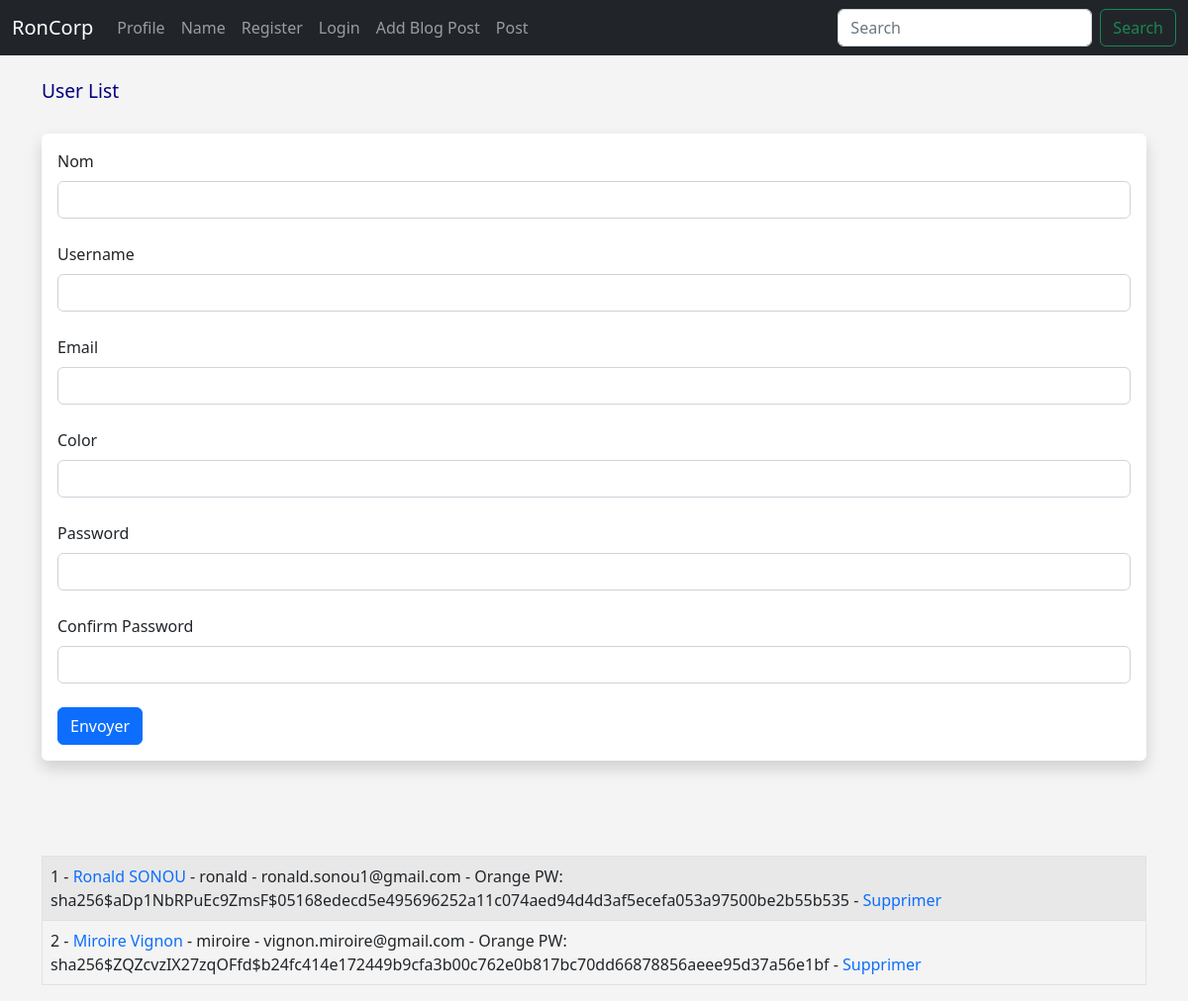
Screenshot of /user/add with the database file from the repository.
### app.py (models this page shows, shortened)
class Users(db.Model,UserMixin):
    id = db.Column(db.Integer, primary_key=True)
    username = db.Column(db.String(20), nullable=False, unique=True)
    name = db.Column(db.String(200), nullable = False)
    email = db.Column(db.String(120), nullable = False, unique=True)
    color = db.Column(db.String(100))
    about_author = db.Column(db.Text(), nullable=True)
    date_added = db.Column(db.DateTime, default = datetime.utcnow)
    profile_pic = db.Column(db.String(), nullable = True)
    password_hash = db.Column(db.String(120))
    posts = db.relationship('Posts',backref='poster')
    @property
    def password(self):
        raise AttributeError("Le mots de passe ne peut être lu")

### app.py (the view, shortened to what this page needs)
@app.route('/user/add',methods=['GET','POST'])
def add_user():
    name = None
    form = UserForm()
    our_users = Users.query.order_by(Users.date_added)
    return render_template('add_user.html',form=form,name=name,our_users=our_users)

### webforms.py
class UserForm(FlaskForm):
    name = StringField("Nom", validators=[DataRequired()])
    username = StringField("Username", validators=[DataRequired()])
    email = StringField("Email", validators=[DataRequired()])
    color = StringField("Color")
    about_author = TextAreaField("About author")
    password_hash = PasswordField("Password",validators=[DataRequired(),EqualTo('password_hash2',message='Saisissez le même mot de passe')])
    password_hash2 = PasswordField("Confirm Password",validators=[DataRequired()])
    profile_pic = FileField("Profile pic")
    submit = SubmitField("Envoyer")

class SearchForm(FlaskForm):
    searched = StringField("Search",validators=[DataRequired()])
    submit = SubmitField("Rechercher")

### app.py (called while the page is built)
@app.context_processor
def base():
    form = SearchForm()
    return dict(form=form)

### templates/add_user.html (shortened to what this page needs)
{% extends 'base.html' %}
{% block content %}
    {% if name %}
        <h2>User Added!!</h2>
        <br>
        <table class="table table-hover table-bordered table-striped">
            {% for our_user in our_users %}
            <tr>
                <td> {{ our_user.id }} -
                    <a href="{{url_for('update',id = our_user.id )}}"> {{ our_user.name }} </a> -
                    {{ our_user.email }} - {{our_user.color}} - <a href="{{url_for('delete',id = our_user.id )}}"> Supprimer </a>
                </td>
            </tr>
            {% endfor %}
        </table>
        <br>
    {% else %}
        <h2>User List</h2>
        <br>
        <div class="shadow p-3 mb-5 bg-body rounded">
        <form action="" method="POST">
            {{form.name.label(class="form-label")}}
            {{form.name(class="form-control")}} <br>
            {{form.username.label(class="form-label")}}
            {{form.username(class="form-control")}} <br>
            {{form.email.label(class="form-label")}}
            {{form.email(class="form-control")}} <br>
            {{form.color.label(class="form-label")}}
            {{form.color(class="form-control")}} <br>
            {{form.password_hash.label(class="form-label")}}
            {{form.password_hash(class="form-control")}} <br>
            {{form.password_hash2.label(class="form-label")}}
            {{form.password_hash2(class="form-control")}} <br>
            {{form.submit(class="btn btn-primary")}}
        </form>
        </div>
        <br><br>
    <table class="table table-hover table-bordered table-striped">
        {% for our_user in our_users %}
        <tr>
            <td> {{ our_user.id }} -
                <a href="{{url_for('update',id = our_user.id )}}"> {{ our_user.name }} </a> -
                {{ our_user.username }} - {{ our_user.email }} - {{our_user.color}}
                PW: {{our_user.password_hash }}
                - <a href="{{url_for('delete',id = our_user.id )}}"> Supprimer </a>
            </td>
        </tr>
        {% endfor %}
    </table>
    {% endif %}
{% endblock %}

### static/css/style.css (style rules this page uses)
h2 { color: navy; font-size: 1.2em }
body { background: #f4f4f4; }
a { text-decoration: none; }

### rows the page displays
Users: id "1", name "Ronald SONOU", username "ronald", email "ronald.sonou1@gmail.com", color "Orange", password_hash "sha256$aDp1NbRPuEc9ZmsF$05168edecd5e495696252a11c074aed94d4d3af5ecefa053a97500be2b55b535"
Users: id "2", name "Miroire Vignon", username "miroire", email "vignon.miroire@gmail.com", color "Orange", password_hash "sha256$ZQZcvzIX27zqOFfd$b24fc414e172449b9cfa3b00c762e0b817bc70dd66878856aeee95d37a56e1bf"
